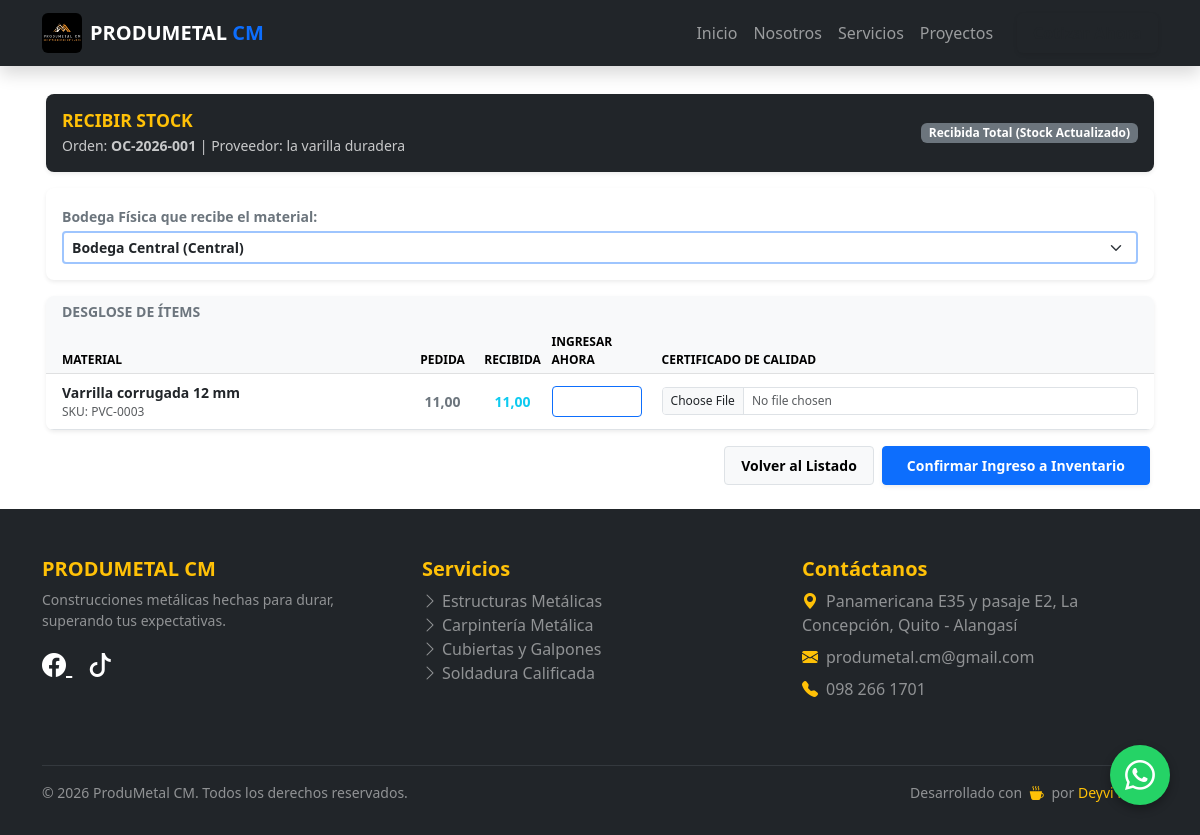
Page /erp/ordenes-compra/recibir/1/ (signed in) on the committed database.
### web/models.py (models this page shows, shortened)
class OrdenCompra(models.Model):
    ESTADOS = [
        ('BORRADOR', 'Borrador (Cotizando)'),
        ('EMITIDA', 'Emitida al Proveedor'),
        ('EN_TRANSITO', 'En tránsito (Logística)'),
        ('RECIBIDA_PARCIAL', 'Recibida Parcialmente (Alerta Compras)'),
        ('RECIBIDA', 'Recibida Total (Stock Actualizado)'),
        ('CANCELADA', 'Cancelada'),
    ]
    folio = models.CharField(max_length=20, unique=True, blank=True, editable=False)
    proveedor = models.CharField(max_length=200, help_text="Nombre de la ferretería o distribuidor")
    fecha_creacion = models.DateTimeField(auto_now_add=True)
    creado_por = models.ForeignKey(User, on_delete=models.PROTECT, related_name='ordenes_compra')
    estado = models.CharField(max_length=25, choices=ESTADOS, default='BORRADOR')
    numero_factura = models.CharField(max_length=100, blank=True, null=True, verbose_name="N° de Factura")
    observaciones = models.TextField(blank=True, null=True, verbose_name="Observaciones")
    documento_respaldo = models.FileField(
        upload_to='compras_facturas/%Y/%m/%d/', blank=True, null=True,
        validators=[FileExtensionValidator(allowed_extensions=['pdf', 'jpg', 'png'])],
        help_text="Factura o Certificado provisto por el proveedor"
    )
    history = HistoricalRecords()
    class Meta:
        verbose_name_plural = "Órdenes de Compra"

class DetalleOrdenCompra(models.Model):
    orden = models.ForeignKey(OrdenCompra, related_name='detalles', on_delete=models.CASCADE)
    material = models.ForeignKey(Material, on_delete=models.PROTECT)
    cantidad_pedida = models.DecimalField(max_digits=10, decimal_places=2)
    cantidad_recibida = models.DecimalField(max_digits=10, decimal_places=2, default=0.00)

class Material(models.Model):
    categoria = models.ForeignKey(Categoria, on_delete=models.PROTECT)
    sku = models.CharField(
        max_length=50, unique=True, blank=True, editable=False,
        help_text="Código único auto-generado"
    )
    nombre = models.CharField(
        max_length=200,
        help_text="Nombre comercial o norma técnica"
    )
    descripcion = models.TextField(blank=True, null=True)
    stock_actual = models.DecimalField(
        max_digits=10, decimal_places=2, default=0.00,
        help_text="Stock Total (Suma de bodegas). Denormalizado para reportes rápidos."
    )
    stock_minimo = models.DecimalField(
        max_digits=10, decimal_places=2, default=5.00,
        help_text="Umbral para alertas de reabastecimiento"
    )
    precio_base = models.DecimalField(
        max_digits=10, decimal_places=2, default=0.00,
        help_text="Precio unitario sin impuesto"
    )
    impuesto_porcentaje = models.DecimalField(
        max_digits=5, decimal_places=2, default=15.00,
        help_text="Porcentaje de impuesto (IVA, etc)"
    )
    is_active = models.BooleanField(
        default=True,
        help_text="Desmarcar para borrado lógico (mantiene histórico)"
    )
    fecha_creacion = models.DateTimeField(auto_now_add=True)
    fecha_modificacion = models.DateTimeField(auto_now=True)
    history = HistoricalRecords()
    class Meta:
        verbose_name_plural = "Inventario (Materiales y Consumibles)"
        ordering = ['-fecha_creacion']
        indexes = [
            models.Index(fields=['sku']),
            models.Index(fields=['categoria', 'is_active']),
        ]

### web/views.py (the view, shortened to what this page needs)
# urls.py: path('erp/ordenes-compra/recibir/<int:oc_id>/', views.recibir_orden_compra, name='recibir_orden_compra'),
@login_required(login_url='login')
@user_passes_test(lambda u: es_bodeguero(u) or es_admin(u), login_url='dashboard_erp')
@transaction.atomic
def recibir_orden_compra(request, oc_id):
    oc = get_object_or_404(OrdenCompra, id=oc_id)
    detalles = oc.detalles.all()
    return render(request, 'web/erp/recibir_stock_form.html', {
        'oc': oc, 'detalles': detalles, 'bodegas': Bodega.objects.all()
    })

### web/views.py (called while the page is built)
def es_bodeguero(user):
    return user.groups.filter(name='Bodeguero').exists() or user.is_superuser

### web/templates/web/erp/recibir_stock_form.html (shortened to what this page needs)
{% extends 'web/base.html' %}
{% block content %}
<div class="container my-3 my-md-4 px-2 px-md-3">
    <div class="card border-0 shadow-sm mb-3 bg-dark text-white rounded-3">
        <div class="card-body p-3">
            <div class="d-flex align-items-center justify-content-between">
                <div>
                    <h5 class="card-title mb-1 text-uppercase fw-bold text-warning" style="font-size: 1.1rem;">
                        Recibir Stock
                    </h5>
                    <p class="card-text small mb-0 opacity-75">Orden: <span class="fw-bold text-white">{{ oc.folio }}</span> | Proveedor: {{ oc.proveedor }}</p>
                </div>
                <span class="badge bg-secondary px-2 py-1.5 small">{{ oc.get_estado_display }}</span>
            </div>
        </div>
    </div>
    <form method="POST" enctype="multipart/form-data" class="needs-validation" novalidate>
        <div class="card border-0 shadow-sm mb-3 rounded-3">
            <div class="card-body p-3">
                <label class="form-label fw-bold mb-1 small text-secondary">Bodega Física que recibe el material:</label>
                <select name="bodega_destino" class="form-select form-select-sm fw-bold border-2 border-primary-subtle" required>
                    {% for bodega in bodegas %}
                        <option value="{{ bodega.id }}" {% if bodega.is_principal %}selected{% endif %}>
                            {{ bodega.nombre }} {% if bodega.is_principal %}(Central){% endif %}
                        </option>
                    {% endfor %}
                </select>
            </div>
        </div>
        <div class="card border-0 shadow-sm mb-3 rounded-3 overflow-hidden">
            <div class="card-header bg-light border-0 py-2.5 px-3">
                <h6 class="mb-0 fw-bold text-secondary small text-uppercase">Desglose de Ítems</h6>
            </div>
            <div class="table-responsive">
                <table class="table table-sm table-hover align-middle mb-0" style="font-size: 0.875rem;">
                    <thead class="table-light text-secondary text-uppercase small" style="font-size: 0.75rem;">
                        <tr>
                            <th class="ps-3" style="min-width: 140px;">Material</th>
                            <th class="text-center" style="width: 70px;">Pedida</th>
                            <th class="text-center" style="width: 70px;">Recibida</th>
                            <th style="min-width: 100px; width: 110px;">Ingresar Ahora</th>
                            <th style="min-width: 150px;">Certificado de Calidad</th>
                        </tr>
                    </thead>
                    <tbody>
                        {% for item in detalles %}
                        <tr>
                            <td class="ps-3 py-2">
                                <div class="fw-bold text-dark text-truncate" style="max-width: 180px;">{{ item.material.nombre }}</div>
                                <div class="text-muted" style="font-size: 0.75rem;">SKU: {{ item.material.sku }}</div>
                            </td>
                            <td class="text-center fw-semibold text-secondary">{{ item.cantidad_pedida }}</td>
                            <td class="text-center text-info fw-semibold">{{ item.cantidad_recibida }}</td>
                            <td>
                                <input type="number"
                                       name="recibido_{{ item.id }}"
                                       value="{{ item.cantidad_pedida }}"
                                       max="{{ item.cantidad_pedida }}"
                                       min="0"
                                       step="0.01"
                                       class="form-control form-control-sm border-primary text-center fw-bold text-primary p-1"
                                       style="max-width: 90px;">
                            </td>
                            <td class="pe-3">
                                <div class="input-group input-group-sm">
                                    <input type="file"
                                           name="certificado_{{ item.id }}"
                                           accept=".pdf"
                                           class="form-control form-control-sm text-muted"
                                           style="font-size: 0.75rem;">
                                </div>
                            </td>
                        </tr>
                        {% endfor %}
                    </tbody>
                </table>
            </div>
        </div>
        <div class="d-flex flex-column flex-md-row justify-content-end gap-2 mt-3 px-1">
            <a href="{% url 'listar_ordenes_compra' %}" class="btn btn-sm btn-light order-2 order-md-1 fw-bold border py-2 px-3">
                Volver al Listado
            </a>
            <button type="submit" class="btn btn-sm btn-primary order-1 order-md-2 fw-bold shadow-sm py-2 px-4">
                Confirmar Ingreso a Inventario
            </button>
        </div>
    </form>
</div>
{% endblock %}

### web/static/web/css/estilos.css (style rules this page uses)
body { padding-top: 70px; font-family: 'Segoe UI', Tahoma, Geneva, Verdana, sans-serif; }

### rows in the picture
OrdenCompra: folio "OC-2026-001", proveedor "la varilla duradera", estado "Recibida Total (Stock Actualizado)"
DetalleOrdenCompra: material.nombre "Varrilla corrugada 12 mm", material.sku "PVC-0003", cantidad_pedida "11,00", cantidad_recibida "11,00"

### other values in the picture
form field bodega_destino "Bodega Central (Central)"
